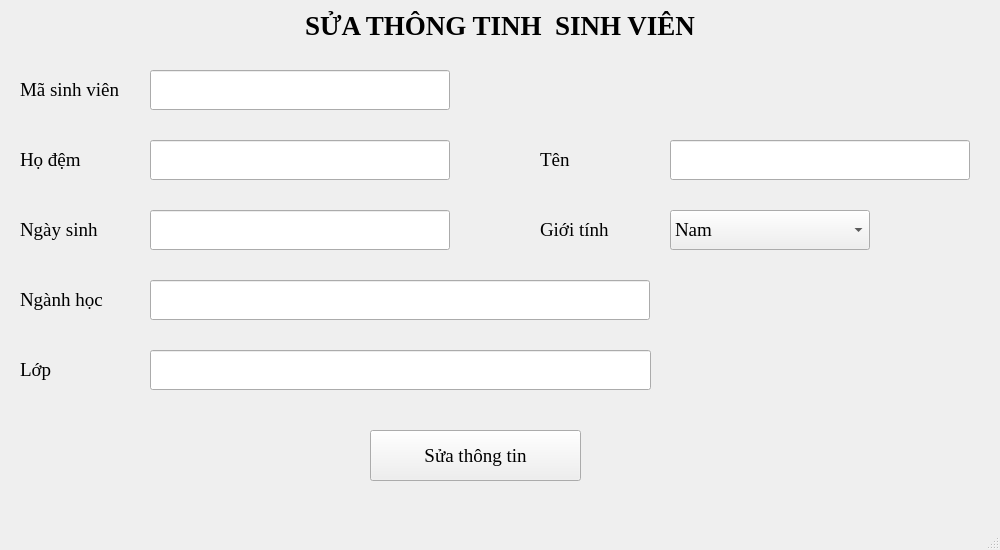
<?xml version="1.0" encoding="UTF-8"?>
<ui version="4.0">
 <class>MainWindow</class>
 <widget class="QMainWindow" name="MainWindow">
  <property name="geometry">
   <rect>
    <x>0</x>
    <y>0</y>
    <width>1000</width>
    <height>550</height>
   </rect>
  </property>
  <property name="font">
   <font>
    <family>Times New Roman</family>
    <pointsize>14</pointsize>
   </font>
  </property>
  <property name="windowTitle">
   <string>ỨNG DỤNG ĐIỂM DANH BẰNG KHUÔN MẶT</string>
  </property>
  <widget class="QWidget" name="centralwidget">
   <widget class="QLabel" name="label">
    <property name="geometry">
     <rect>
      <x>0</x>
      <y>0</y>
      <width>1000</width>
      <height>50</height>
     </rect>
    </property>
    <property name="font">
     <font>
      <pointsize>20</pointsize>
      <weight>75</weight>
      <bold>true</bold>
     </font>
    </property>
    <property name="text">
     <string>SỬA THÔNG TINH  SINH VIÊN</string>
    </property>
    <property name="alignment">
     <set>Qt::AlignCenter</set>
    </property>
   </widget>
   <widget class="QLabel" name="label_2">
    <property name="geometry">
     <rect>
      <x>20</x>
      <y>70</y>
      <width>120</width>
      <height>40</height>
     </rect>
    </property>
    <property name="text">
     <string>Mã sinh viên</string>
    </property>
    <property name="alignment">
     <set>Qt::AlignLeading|Qt::AlignLeft|Qt::AlignVCenter</set>
    </property>
   </widget>
   <widget class="QLineEdit" name="ip_maSV">
    <property name="geometry">
     <rect>
      <x>150</x>
      <y>70</y>
      <width>300</width>
      <height>40</height>
     </rect>
    </property>
    <property name="focusPolicy">
     <enum>Qt::NoFocus</enum>
    </property>
   </widget>
   <widget class="QLabel" name="label_3">
    <property name="geometry">
     <rect>
      <x>20</x>
      <y>140</y>
      <width>120</width>
      <height>40</height>
     </rect>
    </property>
    <property name="text">
     <string>Họ đệm</string>
    </property>
    <property name="alignment">
     <set>Qt::AlignLeading|Qt::AlignLeft|Qt::AlignVCenter</set>
    </property>
   </widget>
   <widget class="QLineEdit" name="ip_HoDem">
    <property name="geometry">
     <rect>
      <x>150</x>
      <y>140</y>
      <width>300</width>
      <height>40</height>
     </rect>
    </property>
   </widget>
   <widget class="QLabel" name="label_4">
    <property name="geometry">
     <rect>
      <x>540</x>
      <y>140</y>
      <width>120</width>
      <height>40</height>
     </rect>
    </property>
    <property name="text">
     <string>Tên</string>
    </property>
    <property name="alignment">
     <set>Qt::AlignLeading|Qt::AlignLeft|Qt::AlignVCenter</set>
    </property>
   </widget>
   <widget class="QLineEdit" name="ip_Ten">
    <property name="geometry">
     <rect>
      <x>670</x>
      <y>140</y>
      <width>300</width>
      <height>40</height>
     </rect>
    </property>
   </widget>
   <widget class="QLabel" name="label_5">
    <property name="geometry">
     <rect>
      <x>20</x>
      <y>210</y>
      <width>120</width>
      <height>40</height>
     </rect>
    </property>
    <property name="text">
     <string>Ngày sinh</string>
    </property>
    <property name="alignment">
     <set>Qt::AlignLeading|Qt::AlignLeft|Qt::AlignVCenter</set>
    </property>
   </widget>
   <widget class="QLineEdit" name="ipNgaySinh">
    <property name="geometry">
     <rect>
      <x>150</x>
      <y>210</y>
      <width>300</width>
      <height>40</height>
     </rect>
    </property>
   </widget>
   <widget class="QLabel" name="label_6">
    <property name="geometry">
     <rect>
      <x>540</x>
      <y>210</y>
      <width>120</width>
      <height>40</height>
     </rect>
    </property>
    <property name="text">
     <string>Giới tính</string>
    </property>
    <property name="alignment">
     <set>Qt::AlignLeading|Qt::AlignLeft|Qt::AlignVCenter</set>
    </property>
   </widget>
   <widget class="QComboBox" name="cboxGioiTinh">
    <property name="geometry">
     <rect>
      <x>670</x>
      <y>210</y>
      <width>200</width>
      <height>40</height>
     </rect>
    </property>
    <item>
     <property name="text">
      <string>Nam</string>
     </property>
    </item>
    <item>
     <property name="text">
      <string>Nữ</string>
     </property>
    </item>
    <item>
     <property name="text">
      <string>Khác</string>
     </property>
    </item>
   </widget>
   <widget class="QLineEdit" name="ipNganhHoc">
    <property name="geometry">
     <rect>
      <x>150</x>
      <y>280</y>
      <width>500</width>
      <height>40</height>
     </rect>
    </property>
   </widget>
   <widget class="QLabel" name="label_7">
    <property name="geometry">
     <rect>
      <x>20</x>
      <y>280</y>
      <width>120</width>
      <height>40</height>
     </rect>
    </property>
    <property name="text">
     <string>Ngành học</string>
    </property>
    <property name="alignment">
     <set>Qt::AlignLeading|Qt::AlignLeft|Qt::AlignVCenter</set>
    </property>
   </widget>
   <widget class="QLineEdit" name="ipLop">
    <property name="geometry">
     <rect>
      <x>150</x>
      <y>350</y>
      <width>501</width>
      <height>40</height>
     </rect>
    </property>
   </widget>
   <widget class="QLabel" name="label_8">
    <property name="geometry">
     <rect>
      <x>20</x>
      <y>350</y>
      <width>120</width>
      <height>40</height>
     </rect>
    </property>
    <property name="text">
     <string>Lớp</string>
    </property>
    <property name="alignment">
     <set>Qt::AlignLeading|Qt::AlignLeft|Qt::AlignVCenter</set>
    </property>
   </widget>
   <widget class="QPushButton" name="btnSua">
    <property name="geometry">
     <rect>
      <x>370</x>
      <y>430</y>
      <width>211</width>
      <height>51</height>
     </rect>
    </property>
    <property name="text">
     <string>Sửa thông tin</string>
    </property>
   </widget>
  </widget>
  <widget class="QMenuBar" name="menubar">
   <property name="geometry">
    <rect>
     <x>0</x>
     <y>0</y>
     <width>1000</width>
     <height>21</height>
    </rect>
   </property>
  </widget>
  <widget class="QStatusBar" name="statusbar"/>
 </widget>
 <resources/>
 <connections/>
</ui>
